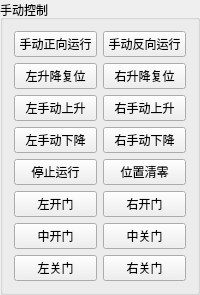
         <widget class="QGroupBox" name="groupBox">
          <property name="title">
           <string>手动控制</string>
          </property>
          <layout class="QGridLayout" name="gridLayout_16">
           <item row="3" column="0">
            <widget class="QPushButton" name="Left_Manual_descent">
             <property name="sizePolicy">
              <sizepolicy hsizetype="Preferred" vsizetype="Fixed">
               <horstretch>0</horstretch>
               <verstretch>0</verstretch>
              </sizepolicy>
             </property>
             <property name="text">
              <string>左手动下降</string>
             </property>
             <property name="checkable">
              <bool>false</bool>
             </property>
            </widget>
           </item>
           <item row="7" column="0">
            <widget class="QPushButton" name="Left_door_closing">
             <property name="sizePolicy">
              <sizepolicy hsizetype="Preferred" vsizetype="Fixed">
               <horstretch>0</horstretch>
               <verstretch>0</verstretch>
              </sizepolicy>
             </property>
             <property name="text">
              <string>左关门</string>
             </property>
             <property name="checkable">
              <bool>false</bool>
             </property>
            </widget>
           </item>
           <item row="4" column="0">
            <widget class="QPushButton" name="Stop_motion">
             <property name="sizePolicy">
              <sizepolicy hsizetype="Preferred" vsizetype="Fixed">
               <horstretch>0</horstretch>
               <verstretch>0</verstretch>
              </sizepolicy>
             </property>
             <property name="text">
              <string>停止运行</string>
             </property>
             <property name="checkable">
              <bool>false</bool>
             </property>
            </widget>
           </item>
           <item row="0" column="1">
            <widget class="QPushButton" name="Reverse_motion">
             <property name="sizePolicy">
              <sizepolicy hsizetype="Preferred" vsizetype="Fixed">
               <horstretch>0</horstretch>
               <verstretch>0</verstretch>
              </sizepolicy>
             </property>
             <property name="text">
              <string>手动反向运行</string>
             </property>
             <property name="checkable">
              <bool>false</bool>
             </property>
            </widget>
           </item>
           <item row="0" column="0">
            <widget class="QPushButton" name="Forward_motion">
             <property name="sizePolicy">
              <sizepolicy hsizetype="Preferred" vsizetype="Fixed">
               <horstretch>0</horstretch>
               <verstretch>0</verstretch>
              </sizepolicy>
             </property>
             <property name="text">
              <string>手动正向运行</string>
             </property>
             <property name="checkable">
              <bool>false</bool>
             </property>
            </widget>
           </item>
           <item row="7" column="1">
            <widget class="QPushButton" name="Right_door_closing">
             <property name="sizePolicy">
              <sizepolicy hsizetype="Preferred" vsizetype="Fixed">
               <horstretch>0</horstretch>
               <verstretch>0</verstretch>
              </sizepolicy>
             </property>
             <property name="text">
              <string>右关门</string>
             </property>
             <property name="checkable">
              <bool>false</bool>
             </property>
            </widget>
           </item>
           <item row="1" column="1">
            <widget class="QPushButton" name="Right_Lifting_reset">
             <property name="sizePolicy">
              <sizepolicy hsizetype="Preferred" vsizetype="Fixed">
               <horstretch>0</horstretch>
               <verstretch>0</verstretch>
              </sizepolicy>
             </property>
             <property name="text">
              <string>右升降复位</string>
             </property>
            </widget>
           </item>
           <item row="5" column="1">
            <widget class="QPushButton" name="Right_door">
             <property name="sizePolicy">
              <sizepolicy hsizetype="Preferred" vsizetype="Fixed">
               <horstretch>0</horstretch>
               <verstretch>0</verstretch>
              </sizepolicy>
             </property>
             <property name="text">
              <string>右开门</string>
             </property>
             <property name="checkable">
              <bool>false</bool>
             </property>
            </widget>
           </item>
           <item row="4" column="1">
            <widget class="QPushButton" name="Clean_position">
             <property name="sizePolicy">
              <sizepolicy hsizetype="Preferred" vsizetype="Fixed">
               <horstretch>0</horstretch>
               <verstretch>0</verstretch>
              </sizepolicy>
             </property>
             <property name="text">
              <string>位置清零</string>
             </property>
            </widget>
           </item>
           <item row="5" column="0">
            <widget class="QPushButton" name="Left_door">
             <property name="sizePolicy">
              <sizepolicy hsizetype="Preferred" vsizetype="Fixed">
               <horstretch>0</horstretch>
               <verstretch>0</verstretch>
              </sizepolicy>
             </property>
             <property name="text">
              <string>左开门</string>
             </property>
             <property name="checkable">
              <bool>false</bool>
             </property>
            </widget>
           </item>
           <item row="3" column="1">
            <widget class="QPushButton" name="Right_Manual_descent">
             <property name="sizePolicy">
              <sizepolicy hsizetype="Preferred" vsizetype="Fixed">
               <horstretch>0</horstretch>
               <verstretch>0</verstretch>
              </sizepolicy>
             </property>
             <property name="text">
              <string>右手动下降</string>
             </property>
            </widget>
           </item>
           <item row="1" column="0">
            <widget class="QPushButton" name="Left_Lifting_reset">
             <property name="sizePolicy">
              <sizepolicy hsizetype="Preferred" vsizetype="Fixed">
               <horstretch>0</horstretch>
               <verstretch>0</verstretch>
              </sizepolicy>
             </property>
             <property name="text">
              <string>左升降复位</string>
             </property>
             <property name="checkable">
              <bool>false</bool>
             </property>
            </widget>
           </item>
           <item row="2" column="0">
            <widget class="QPushButton" name="Left_Manual_rise">
             <property name="sizePolicy">
              <sizepolicy hsizetype="Preferred" vsizetype="Fixed">
               <horstretch>0</horstretch>
               <verstretch>0</verstretch>
              </sizepolicy>
             </property>
             <property name="text">
              <string>左手动上升</string>
             </property>
             <property name="checkable">
              <bool>false</bool>
             </property>
            </widget>
           </item>
           <item row="2" column="1">
            <widget class="QPushButton" name="Right_Manual_rise">
             <property name="sizePolicy">
              <sizepolicy hsizetype="Preferred" vsizetype="Fixed">
               <horstretch>0</horstretch>
               <verstretch>0</verstretch>
              </sizepolicy>
             </property>
             <property name="text">
              <string>右手动上升</string>
             </property>
            </widget>
           </item>
           <item row="6" column="0">
            <widget class="QPushButton" name="Middle_door">
             <property name="sizePolicy">
              <sizepolicy hsizetype="Preferred" vsizetype="Fixed">
               <horstretch>0</horstretch>
               <verstretch>0</verstretch>
              </sizepolicy>
             </property>
             <property name="text">
              <string>中开门</string>
             </property>
             <property name="checkable">
              <bool>false</bool>
             </property>
            </widget>
           </item>
           <item row="6" column="1">
            <widget class="QPushButton" name="Middle_door_closing">
             <property name="sizePolicy">
              <sizepolicy hsizetype="Preferred" vsizetype="Fixed">
               <horstretch>0</horstretch>
               <verstretch>0</verstretch>
              </sizepolicy>
             </property>
             <property name="text">
              <string>中关门</string>
             </property>
             <property name="checkable">
              <bool>false</bool>
             </property>
            </widget>
           </item>
          </layout>
         </widget>
